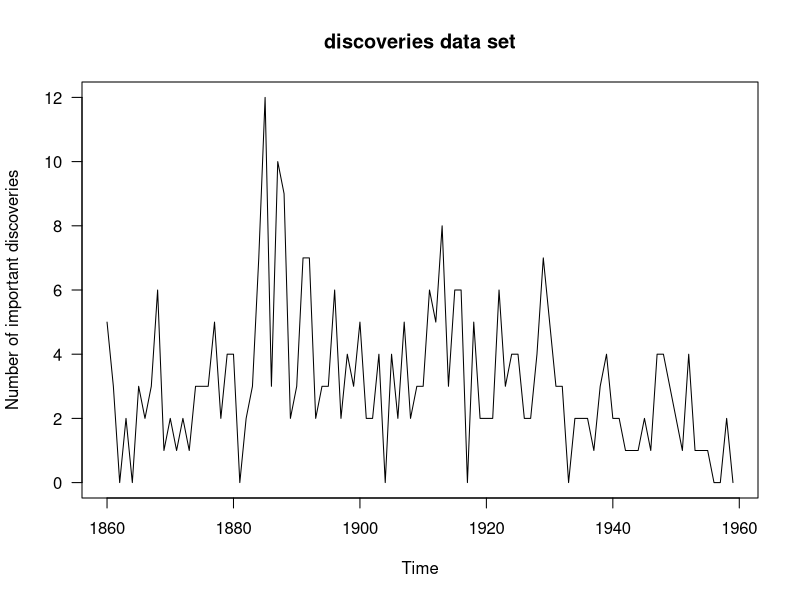

Write R code to recreate this figure.
discoveries
require(graphics)
plot(discoveries, ylab = "Number of important discoveries",
     las = 1)
title(main = "discoveries data set")
